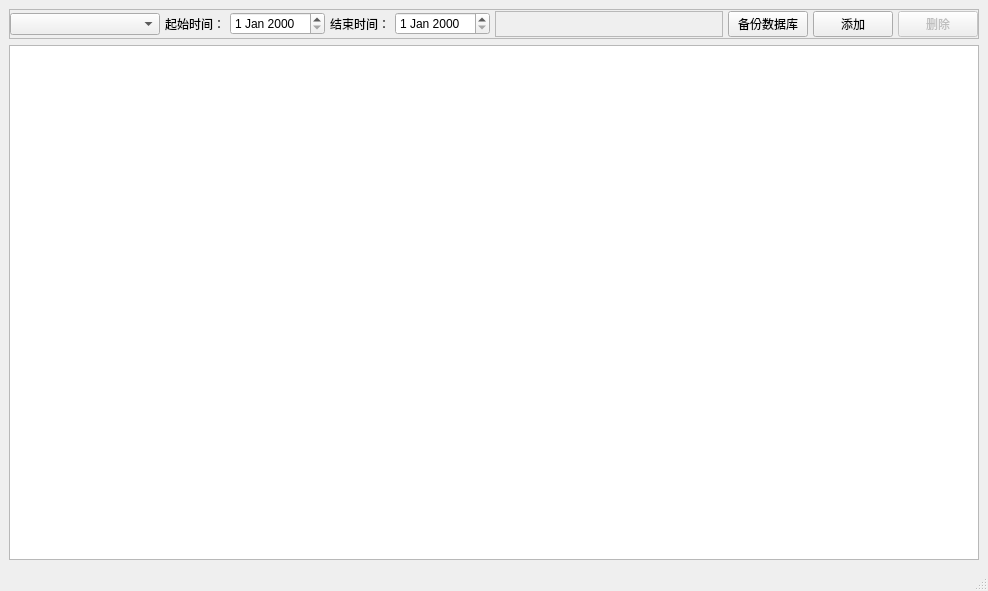
<?xml version="1.0" encoding="UTF-8"?>
<ui version="4.0">
 <class>MainWindow</class>
 <widget class="QMainWindow" name="MainWindow">
  <property name="geometry">
   <rect>
    <x>0</x>
    <y>0</y>
    <width>988</width>
    <height>591</height>
   </rect>
  </property>
  <property name="windowTitle">
   <string>图书管理系统</string>
  </property>
  <widget class="QWidget" name="centralwidget">
   <layout class="QVBoxLayout" name="verticalLayout">
    <item>
     <widget class="QFrame" name="frame">
      <property name="sizePolicy">
       <sizepolicy hsizetype="Preferred" vsizetype="Fixed">
        <horstretch>0</horstretch>
        <verstretch>0</verstretch>
       </sizepolicy>
      </property>
      <property name="minimumSize">
       <size>
        <width>0</width>
        <height>30</height>
       </size>
      </property>
      <property name="frameShape">
       <enum>QFrame::StyledPanel</enum>
      </property>
      <property name="frameShadow">
       <enum>QFrame::Raised</enum>
      </property>
      <layout class="QHBoxLayout" name="horizontalLayout">
       <property name="spacing">
        <number>5</number>
       </property>
       <property name="leftMargin">
        <number>0</number>
       </property>
       <property name="topMargin">
        <number>1</number>
       </property>
       <property name="rightMargin">
        <number>0</number>
       </property>
       <property name="bottomMargin">
        <number>1</number>
       </property>
       <item>
        <widget class="QComboBox" name="modeBox">
         <property name="minimumSize">
          <size>
           <width>150</width>
           <height>0</height>
          </size>
         </property>
        </widget>
       </item>
       <item>
        <widget class="QLabel" name="startDateLabel">
         <property name="text">
          <string>起始时间：</string>
         </property>
        </widget>
       </item>
       <item>
        <widget class="QDateEdit" name="startDateEdit"/>
       </item>
       <item>
        <widget class="QLabel" name="endDateLabel">
         <property name="text">
          <string>结束时间：</string>
         </property>
        </widget>
       </item>
       <item>
        <widget class="QDateEdit" name="endDateEdit"/>
       </item>
       <item>
        <widget class="QFrame" name="frame_2">
         <property name="sizePolicy">
          <sizepolicy hsizetype="Expanding" vsizetype="Preferred">
           <horstretch>0</horstretch>
           <verstretch>0</verstretch>
          </sizepolicy>
         </property>
         <property name="frameShape">
          <enum>QFrame::StyledPanel</enum>
         </property>
         <property name="frameShadow">
          <enum>QFrame::Raised</enum>
         </property>
        </widget>
       </item>
       <item>
        <widget class="QPushButton" name="backupButton">
         <property name="sizePolicy">
          <sizepolicy hsizetype="Preferred" vsizetype="Preferred">
           <horstretch>0</horstretch>
           <verstretch>0</verstretch>
          </sizepolicy>
         </property>
         <property name="text">
          <string>备份数据库</string>
         </property>
        </widget>
       </item>
       <item>
        <widget class="QPushButton" name="addButton">
         <property name="enabled">
          <bool>true</bool>
         </property>
         <property name="sizePolicy">
          <sizepolicy hsizetype="Preferred" vsizetype="Preferred">
           <horstretch>0</horstretch>
           <verstretch>0</verstretch>
          </sizepolicy>
         </property>
         <property name="text">
          <string>添加</string>
         </property>
        </widget>
       </item>
       <item>
        <widget class="QPushButton" name="deleteButton">
         <property name="enabled">
          <bool>false</bool>
         </property>
         <property name="sizePolicy">
          <sizepolicy hsizetype="Preferred" vsizetype="Preferred">
           <horstretch>0</horstretch>
           <verstretch>0</verstretch>
          </sizepolicy>
         </property>
         <property name="text">
          <string>删除</string>
         </property>
        </widget>
       </item>
      </layout>
     </widget>
    </item>
    <item>
     <widget class="QTableView" name="mainTable"/>
    </item>
   </layout>
  </widget>
  <widget class="QStatusBar" name="statusbar"/>
 </widget>
 <resources/>
 <connections/>
</ui>
